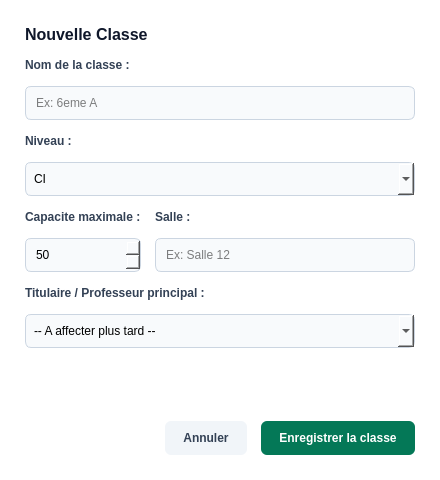
<?xml version="1.0" encoding="UTF-8"?>
<ui version="4.0">
 <class>DialogClasse</class>
 <widget class="QDialog" name="DialogClasse">
  <property name="geometry">
   <rect>
    <x>0</x>
    <y>0</y>
    <width>440</width>
    <height>480</height>
   </rect>
  </property>
  <property name="windowTitle">
   <string>Nouvelle Classe</string>
  </property>
  <property name="styleSheet">
   <string>
    QDialog { background-color: #ffffff; font-family: 'Segoe UI', sans-serif; }
    QLineEdit, QComboBox, QSpinBox {
        border: 1px solid #cbd5e1;
        border-radius: 6px;
        padding: 8px;
        background-color: #f8fafc;
    }
    QLineEdit:focus, QComboBox:focus, QSpinBox:focus {
        border: 1px solid #047857;
        background-color: #ffffff;
    }
   </string>
  </property>
  <layout class="QVBoxLayout" name="mainLayout">
   <property name="spacing">
    <number>14</number>
   </property>
   <property name="leftMargin">
    <number>25</number>
   </property>
   <property name="topMargin">
    <number>25</number>
   </property>
   <property name="rightMargin">
    <number>25</number>
   </property>
   <property name="bottomMargin">
    <number>25</number>
   </property>

   <item>
    <widget class="QLabel" name="lbl_dialog_title">
     <property name="styleSheet">
      <string>color: #0f172a; font-size: 16px; font-weight: bold;</string>
     </property>
     <property name="text">
      <string>Nouvelle Classe</string>
     </property>
    </widget>
   </item>

   <item>
    <widget class="QLabel" name="lbl_field1">
     <property name="styleSheet">
      <string>color: #334155; font-weight: bold; font-size: 12px;</string>
     </property>
     <property name="text">
      <string>Nom de la classe :</string>
     </property>
    </widget>
   </item>
   <item>
    <widget class="QLineEdit" name="input_nom_classe">
     <property name="placeholderText">
      <string>Ex: 6eme A</string>
     </property>
    </widget>
   </item>

   <item>
    <widget class="QLabel" name="lbl_field2">
     <property name="styleSheet">
      <string>color: #334155; font-weight: bold; font-size: 12px;</string>
     </property>
     <property name="text">
      <string>Niveau :</string>
     </property>
    </widget>
   </item>
   <item>
   <widget class="QComboBox" name="combo_niveau">
    <item>
     <property name="text">
      <string>CI</string>
     </property>
    </item>
    <item>
     <property name="text">
      <string>CP</string>
     </property>
    </item>
    <item>
     <property name="text">
      <string>CE1</string>
     </property>
    </item>
    <item>
     <property name="text">
      <string>CE2</string>
     </property>
    </item>
    <item>
     <property name="text">
      <string>CM1</string>
     </property>
    </item>
    <item>
     <property name="text">
      <string>CM2</string>
     </property>
    </item>
    <item>
     <property name="text">
      <string>6eme</string>
     </property>
    </item>
    <item>
     <property name="text">
      <string>5eme</string>
     </property>
    </item>
    <item>
     <property name="text">
      <string>4eme</string>
     </property>
    </item>
    <item>
     <property name="text">
      <string>3eme</string>
     </property>
    </item>
    <item>
     <property name="text">
      <string>2nde</string>
     </property>
    </item>
    <item>
     <property name="text">
      <string>1ere</string>
     </property>
    </item>
    <item>
     <property name="text">
      <string>Terminale</string>
     </property>
    </item>
    </widget>
   </item>

   <item>
    <layout class="QHBoxLayout" name="rowCapaciteTitulaire">
     <property name="spacing">
      <number>14</number>
     </property>
     <item>
      <layout class="QVBoxLayout" name="colCapacite">
       <item>
        <widget class="QLabel" name="lbl_field3">
         <property name="styleSheet">
          <string>color: #334155; font-weight: bold; font-size: 12px;</string>
         </property>
         <property name="text">
          <string>Capacite maximale :</string>
         </property>
        </widget>
       </item>
       <item>
        <widget class="QSpinBox" name="input_capacite">
         <property name="minimum">
          <number>1</number>
         </property>
         <property name="maximum">
          <number>200</number>
         </property>
         <property name="value">
          <number>50</number>
         </property>
        </widget>
       </item>
      </layout>
     </item>
     <item>
      <layout class="QVBoxLayout" name="colSalle">
       <item>
        <widget class="QLabel" name="lbl_field4">
         <property name="styleSheet">
          <string>color: #334155; font-weight: bold; font-size: 12px;</string>
         </property>
         <property name="text">
          <string>Salle :</string>
         </property>
        </widget>
       </item>
       <item>
        <widget class="QLineEdit" name="input_salle">
         <property name="placeholderText">
          <string>Ex: Salle 12</string>
         </property>
        </widget>
       </item>
      </layout>
     </item>
    </layout>
   </item>

   <item>
    <widget class="QLabel" name="lbl_field5">
     <property name="styleSheet">
      <string>color: #334155; font-weight: bold; font-size: 12px;</string>
     </property>
     <property name="text">
      <string>Titulaire / Professeur principal :</string>
     </property>
    </widget>
   </item>
   <item>
    <widget class="QComboBox" name="combo_titulaire">
     <item>
      <property name="text">
       <string>-- A affecter plus tard --</string>
      </property>
     </item>
    </widget>
   </item>

   <item>
    <spacer name="verticalSpacer">
     <property name="orientation">
      <enum>Qt::Vertical</enum>
     </property>
     <property name="sizeHint" stdset="0">
      <size>
       <width>20</width>
       <height>20</height>
      </size>
     </property>
    </spacer>
   </item>

   <item>
    <layout class="QHBoxLayout" name="buttonsLayout">
     <item>
      <spacer name="btnSpacer">
       <property name="orientation">
        <enum>Qt::Horizontal</enum>
       </property>
       <property name="sizeHint" stdset="0">
        <size>
         <width>40</width>
         <height>20</height>
        </size>
       </property>
      </spacer>
     </item>
     <item>
      <widget class="QPushButton" name="btn_cancel">
       <property name="styleSheet">
        <string>background-color: #f1f5f9; color: #334155; border: none; border-radius: 6px; padding: 10px 18px; font-weight: bold;</string>
       </property>
       <property name="text">
        <string>Annuler</string>
       </property>
      </widget>
     </item>
     <item>
      <widget class="QPushButton" name="btn_save">
       <property name="cursor">
        <cursorShape>PointingHandCursor</cursorShape>
       </property>
       <property name="styleSheet">
        <string>background-color: #047857; color: white; border: none; border-radius: 6px; padding: 10px 18px; font-weight: bold;</string>
       </property>
       <property name="text">
        <string>Enregistrer la classe</string>
       </property>
      </widget>
     </item>
    </layout>
   </item>

  </layout>
 </widget>
 <resources/>
 <connections/>
</ui>
